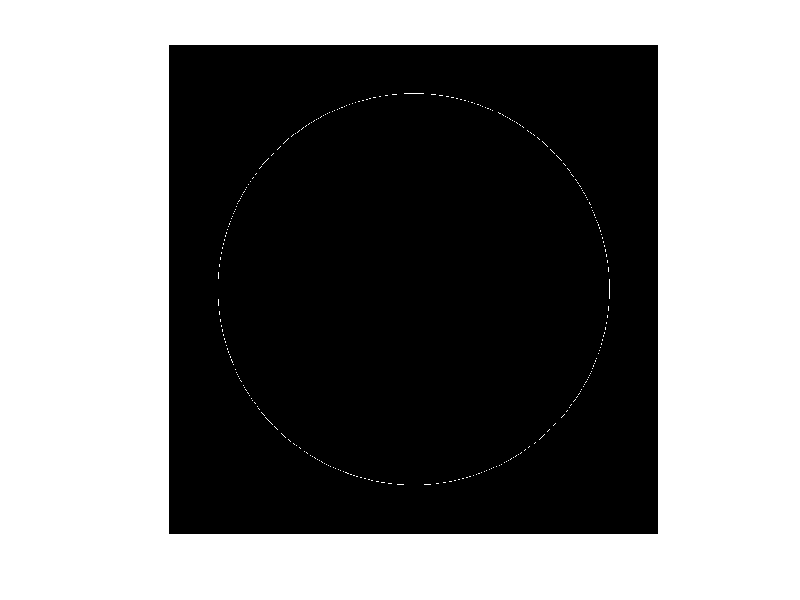

Source code (MATLAB):
 clc;
 clear all;
 close all;


s=400;
m=500;
n=500;
image =zeros(1000);
for t =0:1/s:2*pi
    a = round(s * cos(t)) + m;
    b = round(s * sin(t)) + n;
    image(a, b)=1;
end
imshow(image);
